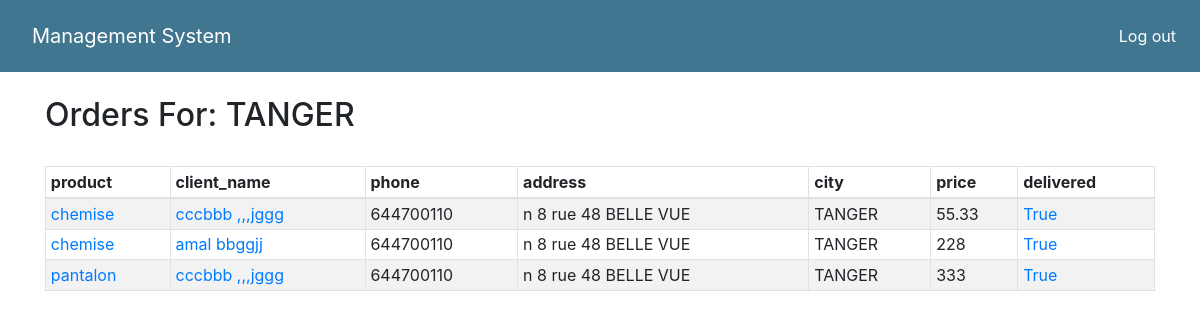
Page /delivery (signed in) on the committed database.
### accounts/models.py (models this page shows, shortened)
class MyUser(AbstractBaseUser):
	username = models.CharField(max_length=300,	validators = [
		RegexValidator(regex = USERNAME_REGEX,
						message='Username must be alphanumeric or contain numbers',
						code='invalid_username')],unique=True)
	full_name = models.CharField(max_length=100, default='', blank=True)
	phone = models.CharField(max_length=20, blank=True, default='')
	city = models.CharField(max_length=100, default='', blank=True)
	nat_id = models.CharField(max_length=100, default='', blank=True)
	is_admin = models.BooleanField(default=False)
	is_staff = models.BooleanField(default=False)
	is_confirm = models.BooleanField(default=False)
	is_pack = models.BooleanField(default=False)
	is_livr = models.BooleanField(default=False)
	objects = MyUserManager()
	USERNAME_FIELD = 'username'
	REQUIRED_FIELDS = []

### inv_man/models.py (models this page shows, shortened)
class Order(models.Model):
    store_name  =  models.CharField(max_length = 200, blank = False)
    order_date =  models.CharField(max_length = 200, blank = False)
    order_number =  models.CharField(max_length = 200, blank = False)
    sku =  models.CharField(max_length = 200, blank = False)
    product =  models.CharField(max_length = 200, blank = False)
    client_name =  models.CharField(max_length = 200, blank = False)
    phone =  models.CharField(max_length = 200, blank = False)
    address =  models.CharField(max_length = 200, blank = False)
    city =  models.CharField(max_length = 200, blank = False)
    price =  models.CharField(max_length = 200, blank = False)
    packed =  models.BooleanField(default = False)
    confirmed =  models.BooleanField(default = False)
    sent =  models.BooleanField(default = False)
    delivered =  models.BooleanField(default = False)

### inv_man/views.py (the view)
# urls.py: url(r'^delivery$', display_delivery, name="display_delivery"),
@login_required
def display_delivery(request):
    display_order = Order.objects.all()
    context = {
        'display_order': display_order,
        'header': 'Order',
    }
    return render(request, 'display_deliv.html', context)

### inv_man/templates/display_deliv.html (shortened to what this page needs)
{% load bootstrap4 %}
<html>
  <head>
  </head>
  {% load static %}
  <link rel="stylesheet" type="text/css" href="{% static '/css/style.css' %}"/>
  <link rel="stylesheet" type="text/css" href="{% static '/css/bootstrap.min.css' %}"/>
  <body>
    <nav class="navbar navbar-expand navbar-dark" style="background-color: #417690">
  <div class="collapse navbar-collapse" id="navbarsExample02">
    {% if user.is_authenticated %}
    <ul class="navbar-nav mr-auto">
        <nav class="navbar navbar-expand navbar-dark" style="background-color: #417690">
      <a class="navbar-brand" href="{% url 'inv_man:home' %}">Management System</a>
    </ul>
    <ul class="nav navbar-nav navbar-right">
      <li class="nav-item active navbar-nav navbar-right">
          <a class="nav-link" href="{% url 'accounts:logout' %}">Log out</a>
      </li>
    </ul>
    {% endif %}
  </div>
</nav>
<br>
<div class= container>
 <h2>Orders For: {{user.city}}</h2>
<br>
  <table class="table table-hover table-sm table-striped table-bordered">
    <thead>
      <tr>
        <th>product</th>
        <th>client_name</th>
        <th>phone</th>
        <th>address</th>
        <th>city</th>
        <th>price</th>
        <th>delivered</th>
      </tr>
    </thead>
    <tbody>
      {% for order in display_order %}
        {% if order.city == user.city  and order.sent == True%}
          <tr>
            <td><a href="{% url 'inv_man:del_edit_order' order.id  %}">{{ order.product }}</td>
            <td><a href="{% url 'inv_man:del_edit_order' order.id  %}">{{ order.client_name }}</td>
            <td>{{ order.phone }}</td>
            <td>{{ order.address }}</td>
            <td>{{ order.city }}</td>
            <td>{{ order.price }}</td>
            <td><a href="{% url 'inv_man:del_edit_order' order.id  %}">{{ order.delivered }}</td>
          </tr>
        {% endif %}
      {% endfor %}
    </tbody>
  </table>
  </div>
</body>
</html>

### rows in the picture
MyUser: city "TANGER"
Order: product "chemise", client_name "cccbbb ,,,jggg", phone "644700110", address "n 8 rue 48 BELLE VUE", city "TANGER", price "55.33", delivered "True"
Order: product "chemise", client_name "amal bbggjj", phone "644700110", address "n 8 rue 48 BELLE VUE", city "TANGER", price "228", delivered "True"
Order: product "pantalon", client_name "cccbbb ,,,jggg", phone "644700110", address "n 8 rue 48 BELLE VUE", city "TANGER", price "333", delivered "True"
